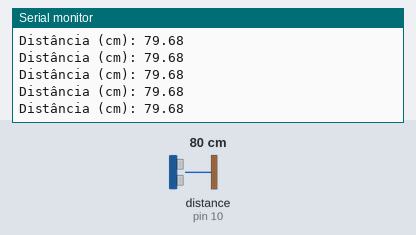
The sketch below on a simulated Arduino Uno, built with avr-gcc and run on an emulated ATmega328P. Parts: the last lines printed to the serial monitor. Wiring (inferred from the names in the program): ultrasonic range finder: trigger pin 9; echo pin 10. Inputs (shaded band) come from the test bench; at power-on: distance to the obstacle (sensor on pin 10) 80 cm. The echo pulse lasts 58.3 µs per cm.

Above: at 1.2 s.
1.3 s: distance to the obstacle (sensor on pin 10) set to 2 cm
At 1.38 s:
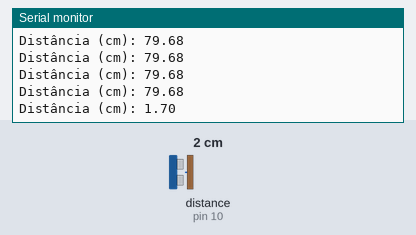
2.8 s: distance to the obstacle (sensor on pin 10) set to 250 cm
At 2.9 s:
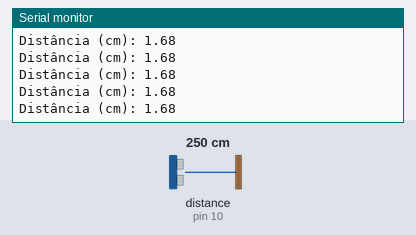
5.8 s: distance to the obstacle (sensor on pin 10) set to 35 cm
At 5.8 s:
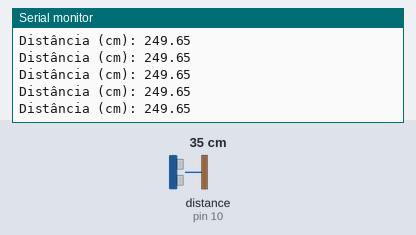
8.8 s: distance to the obstacle (sensor on pin 10) set to 250 cm
At 8.9 s:
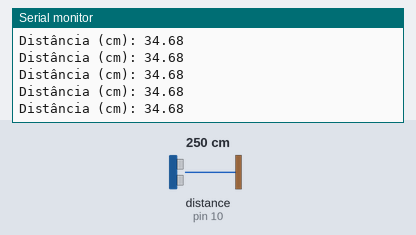
Timing chart, 0 to 11.8 s (numbered marks = the images above; inputs shaded):
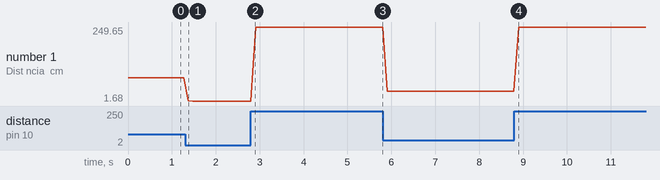

The sketch:

sensor_distancia_ultrassonico.ino
```cpp
// (licence header left out)
#define PINO_TRIGGER 9
#define PINO_ECHO 10

float duracao; // duração até o som retornar de trigger para echo
float distancia; // distância final calculada em centímetros(cm)

void setup() {
  pinMode(PINO_TRIGGER, OUTPUT);
  pinMode(PINO_ECHO, INPUT);
  Serial.begin(9600);
}

void loop() {
  // envia um sinal para medir a duração do sinal
  digitalWrite(PINO_TRIGGER, LOW);
  delayMicroseconds(2); // aguarda 2 microsegundos para garantir que o pino está em LOW
  digitalWrite(PINO_TRIGGER, HIGH);
  delayMicroseconds(10); // envia o sinal por 10 microsegundos
  digitalWrite(PINO_TRIGGER, LOW);

  // utiliza a função pulseIn para detectar o tempo de acionamento do pino echo
  // consulte https://docs.arduino.cc/language-reference/en/functions/advanced-io/pulseIn/
  // para maiores detalhes sobre o pulseIn
  duracao = pulseIn(PINO_ECHO, HIGH);

  // calcula a distância em centímetros fazendo a conversão da duração comparada com
  // a velocidade da luz em metros por segundo
  // o valor é dividido por 2 pois o sinal tem que ir e voltar do alvo
  distancia = (duracao * 0.0343) / 2;

  Serial.print("Distância (cm): ");
  Serial.println(distancia);
  delay(100);
}
```

Measured:
- after the input at 1.3 s, the serial monitor: prints a new line after 0.08 s (image 1)
- plotted number 1: 79.68 → 1.68 after the input at 1.3 s, 1.68 → 249.65 after the input at 2.8 s, 249.65 → 34.68 after the input at 5.8 s, 34.68 → 249.65 after the input at 8.8 s
